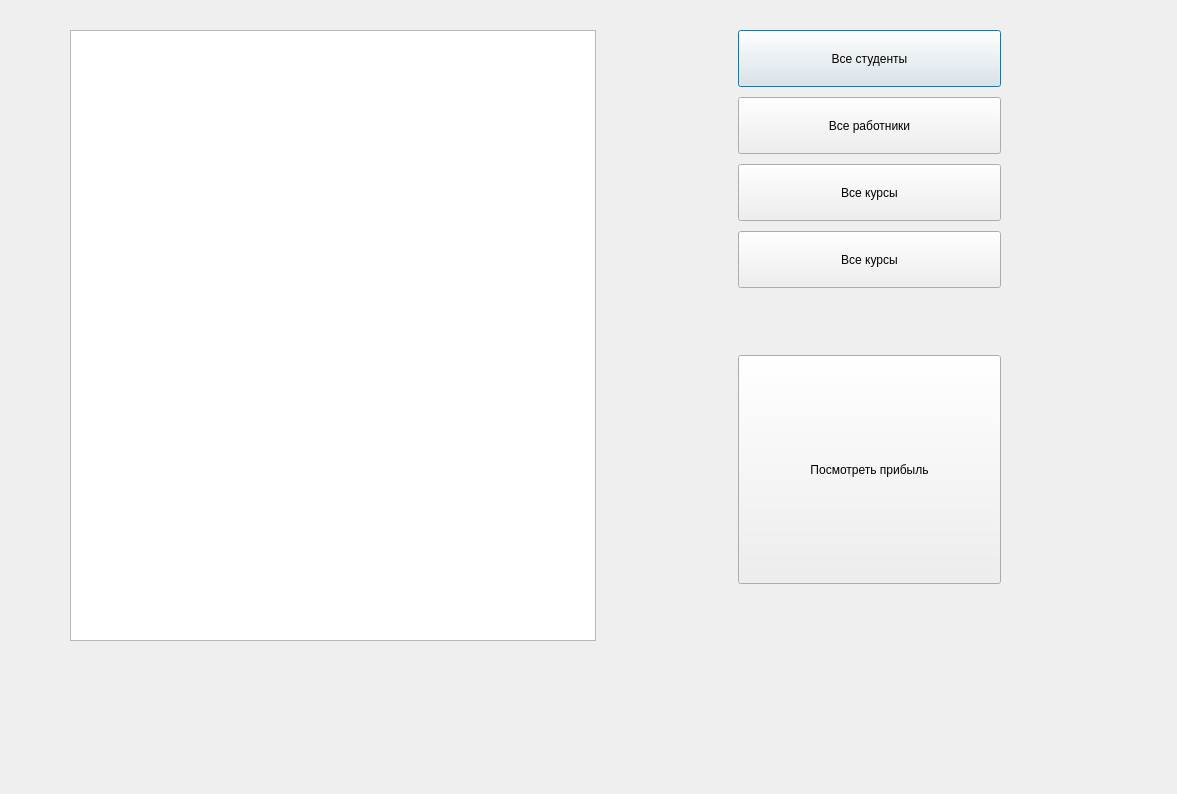
<?xml version="1.0" encoding="UTF-8"?>
<ui version="4.0">
 <class>admin</class>
 <widget class="QDialog" name="admin">
  <property name="geometry">
   <rect>
    <x>0</x>
    <y>0</y>
    <width>1177</width>
    <height>794</height>
   </rect>
  </property>
  <property name="windowTitle">
   <string>Dialog</string>
  </property>
  <widget class="QWidget" name="">
   <property name="geometry">
    <rect>
     <x>50</x>
     <y>0</y>
     <width>961</width>
     <height>671</height>
    </rect>
   </property>
   <layout class="QHBoxLayout" name="horizontalLayout" stretch="4,1,2">
    <property name="spacing">
     <number>10</number>
    </property>
    <property name="leftMargin">
     <number>20</number>
    </property>
    <property name="topMargin">
     <number>30</number>
    </property>
    <property name="rightMargin">
     <number>10</number>
    </property>
    <property name="bottomMargin">
     <number>30</number>
    </property>
    <item>
     <widget class="QTableView" name="tableView">
      <property name="sizePolicy">
       <sizepolicy hsizetype="MinimumExpanding" vsizetype="MinimumExpanding">
        <horstretch>0</horstretch>
        <verstretch>0</verstretch>
       </sizepolicy>
      </property>
     </widget>
    </item>
    <item>
     <spacer name="horizontalSpacer">
      <property name="orientation">
       <enum>Qt::Horizontal</enum>
      </property>
      <property name="sizeHint" stdset="0">
       <size>
        <width>40</width>
        <height>20</height>
       </size>
      </property>
     </spacer>
    </item>
    <item>
     <layout class="QVBoxLayout" name="verticalLayout" stretch="1,1,1,1,1,4,1">
      <item>
       <widget class="QPushButton" name="pushButton">
        <property name="sizePolicy">
         <sizepolicy hsizetype="Minimum" vsizetype="Expanding">
          <horstretch>0</horstretch>
          <verstretch>0</verstretch>
         </sizepolicy>
        </property>
        <property name="text">
         <string>Все студенты</string>
        </property>
       </widget>
      </item>
      <item>
       <widget class="QPushButton" name="pushButton_2">
        <property name="sizePolicy">
         <sizepolicy hsizetype="Minimum" vsizetype="Expanding">
          <horstretch>0</horstretch>
          <verstretch>0</verstretch>
         </sizepolicy>
        </property>
        <property name="text">
         <string>Все работники</string>
        </property>
       </widget>
      </item>
      <item>
       <widget class="QPushButton" name="pushButton_3">
        <property name="sizePolicy">
         <sizepolicy hsizetype="Minimum" vsizetype="Expanding">
          <horstretch>0</horstretch>
          <verstretch>0</verstretch>
         </sizepolicy>
        </property>
        <property name="text">
         <string>Все курсы</string>
        </property>
       </widget>
      </item>
      <item>
       <widget class="QPushButton" name="pushButton_5">
        <property name="sizePolicy">
         <sizepolicy hsizetype="Minimum" vsizetype="Expanding">
          <horstretch>0</horstretch>
          <verstretch>0</verstretch>
         </sizepolicy>
        </property>
        <property name="text">
         <string>Все курсы</string>
        </property>
       </widget>
      </item>
      <item>
       <spacer name="verticalSpacer">
        <property name="orientation">
         <enum>Qt::Vertical</enum>
        </property>
        <property name="sizeHint" stdset="0">
         <size>
          <width>20</width>
          <height>40</height>
         </size>
        </property>
       </spacer>
      </item>
      <item>
       <widget class="QPushButton" name="pushButton_4">
        <property name="sizePolicy">
         <sizepolicy hsizetype="Minimum" vsizetype="Expanding">
          <horstretch>0</horstretch>
          <verstretch>0</verstretch>
         </sizepolicy>
        </property>
        <property name="text">
         <string>Посмотреть прибыль</string>
        </property>
       </widget>
      </item>
      <item>
       <spacer name="verticalSpacer_2">
        <property name="orientation">
         <enum>Qt::Vertical</enum>
        </property>
        <property name="sizeHint" stdset="0">
         <size>
          <width>20</width>
          <height>40</height>
         </size>
        </property>
       </spacer>
      </item>
     </layout>
    </item>
   </layout>
  </widget>
 </widget>
 <resources/>
 <connections/>
</ui>
